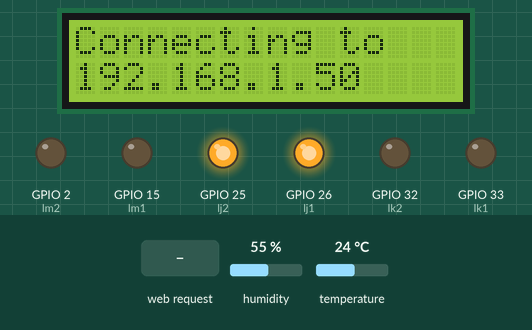
Recording of a sketch running on a simulated ESP32. Shown: 16×2 character LCD, output pins drawn as LEDs (lit = HIGH). The inputs (shaded band) are chosen by the test bench; at power-on: humidity 55 %, temperature 24 °C. WiFi joins after 1.5 s; servers stay silent unless stated; what the sketch prints to the serial monitor is not drawn.

Above: at 3.2 s.
3.3 s: HTTP request GET /temperature received
At 4.5 s:
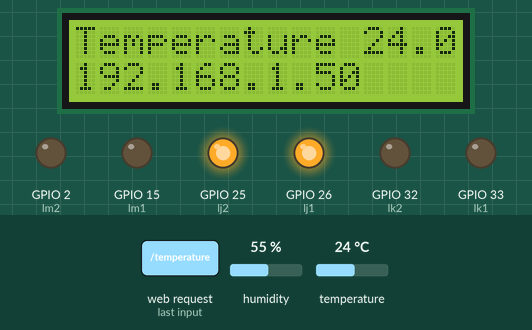
4.8 s: HTTP request GET /humidity received
At 5.4 s:
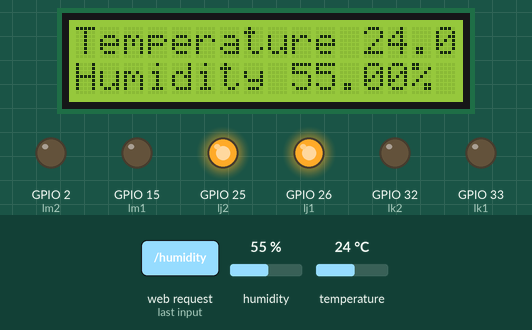
Timing chart, 0 to 7.8 s (numbered marks = the images above; inputs shaded):
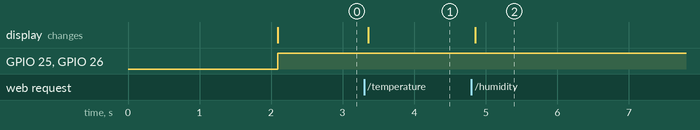

The sketch:

Monitoring_Sensor_DHT22_Berbasis_Webserver.ino
```cpp
#include "WiFi.h"
#include "ESPAsyncWebServer.h"
#include <Adafruit_Sensor.h>
#include <DHT.h>
#include <Wire.h>
#include <LiquidCrystal_I2C.h>

const char* ssid = "TP-Link_CD7E";
const char* pasword = "80157281";

const int lj1 = 26;
const int lj2 = 25;
const int lk1 = 33;
const int lk2 = 32;
const int lm1 = 15;
const int lm2 = 2;

float t;
float h;

AsyncWebServer server(80);

#define DHTPIN 27
#define DHTTYPE    DHT22

DHT dht(DHTPIN, DHTTYPE);
LiquidCrystal_I2C lcd(0x27, 16, 2);

String readDHTTemperature() {
  t = dht.readTemperature();
  if (isnan(t)) {
    Serial.println("Failed to read from DHT sensor!");
    lcd.setCursor(0,0);
    lcd.print("!!!!!Warning!!!!!");
    lcd.setCursor(0,1);
    lcd.print("Fix your sensor");
    return "--";
  }
  else {
    Serial.println(t);
    lcd.setCursor(0,0);
    lcd.print("Temperature ");
    lcd.print(t);
    lcd.print("C");
    return String(t);
  }
}

String readDHTHumidity() {
  h = dht.readHumidity();
  if (isnan(h)) {
    Serial.println("Failed to read from DHT sensor!");
    return "--";
  }
  else {
    Serial.println(h);
    lcd.setCursor(0,1);
    lcd.print("Humidity ");
    lcd.print(h);
    lcd.print("%");
    return String(h);
  }
}
// HTML web page
const char index_html[] PROGMEM = R"rawliteral(
<!DOCTYPE html>
<html lang="en">
<head>
    <meta charset="UTF-8">
    <meta name="viewport" content="width=device-width, initial-scale=1.0">
    <title>Pengontrol PLC</title>
    <link rel="stylesheet" href="https://use.fontawesome.com/releases/v5.7.2/css/all.css" integrity="sha384-fnmOCqbTlWIlj8LyTjo7mOUStjsKC4pOpQbqyi7RrhN7udi9RwhKkMHpvLbHG9Sr" crossorigin="anonymous">
</head>
<style>
    body {
    text-align: center;
    background-color: #201e1e;
    position: relative;
    }
    p {
    margin: 20px 0 20px 0;
    padding: 20px 0 20px 0;
    }
    .units { font-size: 1.2rem; }
    .dht-labels{
      font-size: 1.5rem;
      vertical-align:middle;
      padding-bottom: 15px;
    }

</style>
<script>
    setInterval(function ( ) {
    var xhttp = new XMLHttpRequest();
    xhttp.onreadystatechange = function() {
    if (this.readyState == 4 && this.status == 200) {
      document.getElementById("temperature").innerHTML = this.responseText;
    }
    };
    xhttp.open("GET", "/temperature", true);
    xhttp.send();
    }, 10000 ) ;

    setInterval(function ( ) {
    var xhttp = new XMLHttpRequest();
    xhttp.onreadystatechange = function() {
    if (this.readyState == 4 && this.status == 200) {
      document.getElementById("humidity").innerHTML = this.responseText;
    }
    };
    xhttp.open("GET", "/humidity", true);
    xhttp.send();
    }, 10000 ) ;
</script>
<body>
    <h3 style="color: #ffffff;">
        CONTROLLING & MONITORING WITH ESP32 FOR CONTROL FORWARD REVERSE IN MOTOR
    </h3>
    <h3 style="color: #ffffff;position: relative; background-color: #000000;">Monitoring DHT22</h3>
    <p style="color: #ffffff;">
        <i class="fas fa-temperature-high" style="color:#ff7b00;"></i>
        <span class="dht-labels">Temperature</span>
        <span id="temperature">--</span>
        <span class="units">&deg;C</span>
    </p>

    <p style="color: #ffffff;">
        <i class="fas fa-tint" style="color:#008cff;"></i>
        <span class="dht-labels">Humidity</span>
        <span id="humidity">--</span>
        <span class="units">%</span>
    </p>
    <script>
      function toggleCheckbox(x) {
        var xhr = new XMLHttpRequest();
        xhr.open("GET", "/" + x, true);
        xhr.send();
      }
     </script>
</body>
</html>)rawliteral";

void setup() {
  Serial.begin(115200);
  lcd.begin();
  dht.begin();

  // Connect to Wi-Fi
  WiFi.begin(ssid, pasword);
  while (WiFi.status() != WL_CONNECTED) {
    delay(1000);
    Serial.println("Connecting to WiFi..");
  }

  // Print ESP32 Local IP Address
  Serial.println(WiFi.localIP());
  lcd.setCursor(0,0);
  lcd.print("Connecting to");
  lcd.setCursor(0,1);
  lcd.print(WiFi.localIP());

  pinMode(lj1, OUTPUT);
  pinMode(lj2, OUTPUT);
  pinMode(lk1, OUTPUT);
  pinMode(lk2, OUTPUT);
  pinMode(lm1, OUTPUT);
  pinMode(lm2, OUTPUT);

  // Send web page to client
  server.on("/", HTTP_GET, [](AsyncWebServerRequest *request){
    request->send_P(200, "text/html", index_html);
  });
  server.on("/temperature", HTTP_GET, [](AsyncWebServerRequest *request){
    request->send_P(200, "text/plain", readDHTTemperature().c_str());
  });
  server.on("/humidity", HTTP_GET, [](AsyncWebServerRequest *request){
    request->send_P(200, "text/plain", readDHTHumidity().c_str());
  });
  // Receive an HTTP GET request

  server.begin();
}

void loop() {
  Serial.print(t);
  Serial.println(h);
  if (t > 20 || t < 30){
    digitalWrite(lj1,HIGH);
    digitalWrite(lk1,LOW);
    digitalWrite(lm1,LOW);
  }
  else if (t > 15 && t < 19 || t > 31 && t < 35){
    digitalWrite(lj1,LOW);
    digitalWrite(lk1,HIGH);
    digitalWrite(lm1,LOW);
  }
  else if (t < 14 || t > 36){
    digitalWrite(lj1,LOW);
    digitalWrite(lk1,LOW);
    digitalWrite(lm1,HIGH);
  }
  else{
    Serial.println("Data t tidak terbaca");
  }

  if (h > 45 || h < 65){
    digitalWrite(lj2,HIGH);
    digitalWrite(lk2,LOW);
    digitalWrite(lm2,LOW);
  }
  else if(h > 66 || h < 89){
    digitalWrite(lj2,LOW);
    digitalWrite(lk2,HIGH);
    digitalWrite(lm2,LOW);
  }
  else if(h < 44 || h > 90){
    digitalWrite(lj2,LOW);
    digitalWrite(lk2,LOW);
    digitalWrite(lm2,HIGH);
  }
  else{
    Serial.println("Data h tidak terbaca");
  }

  delay(500);
}
```

Measured:
- after the input at 3.3 s, the display: changes after 0.06 s (image 1)
- after the input at 4.8 s, the display: changes after 0.05 s (image 2)
